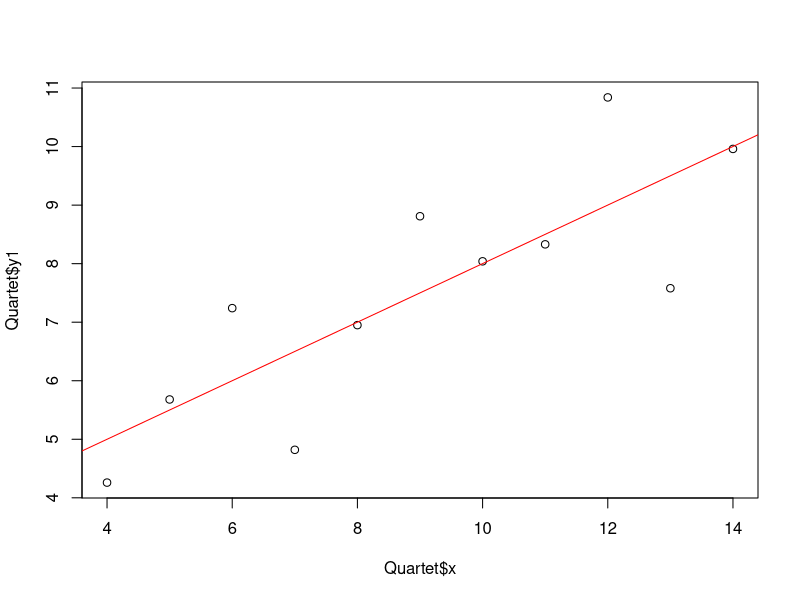
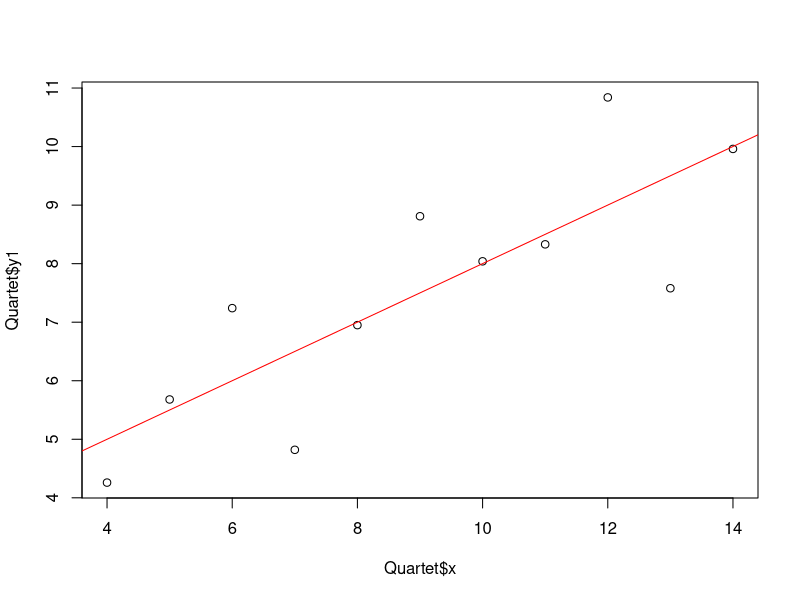
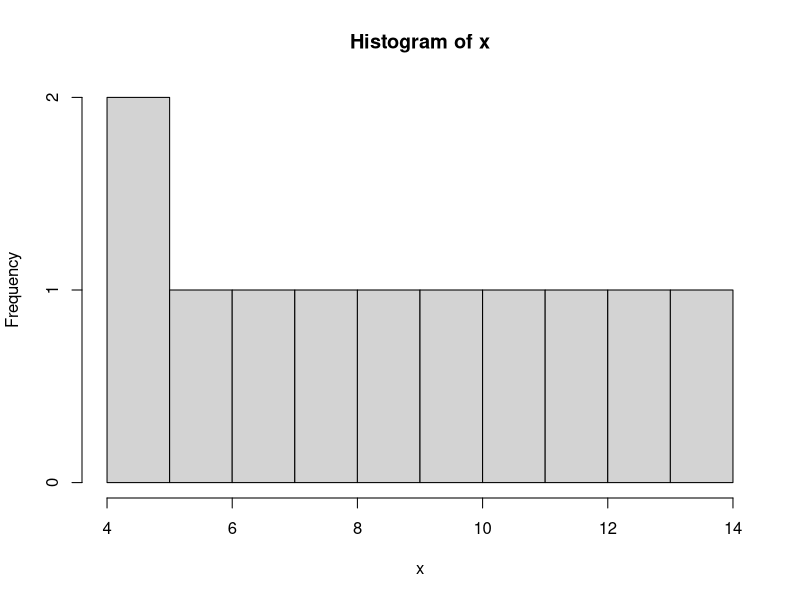
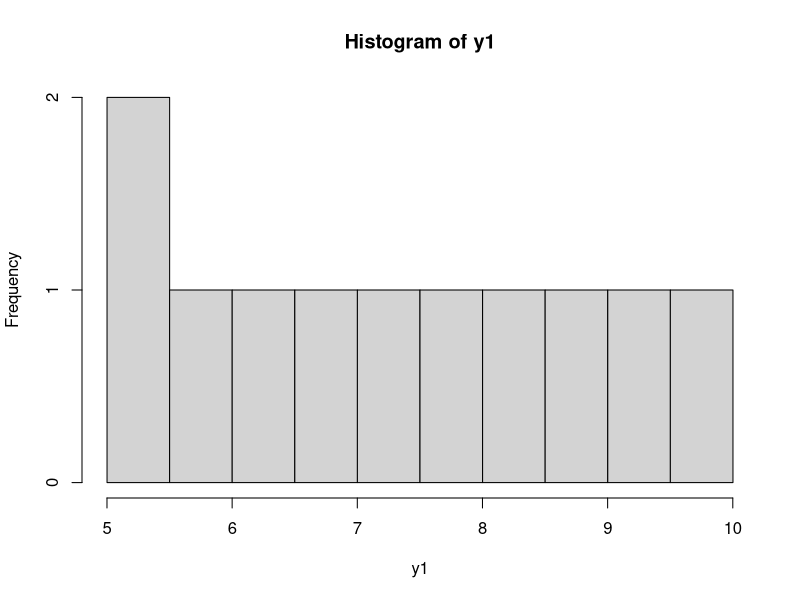
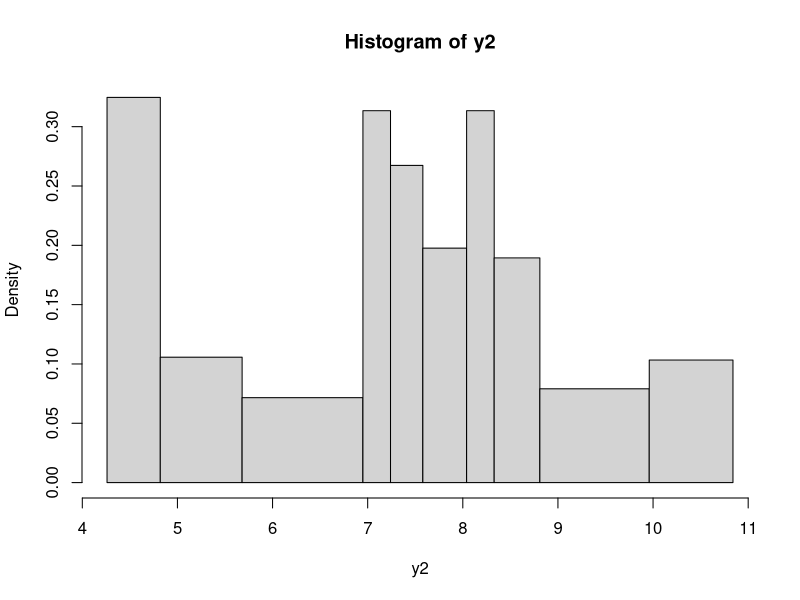

Write the R code that produced these figures, in order.
library ( e1071     )
library ( reshape2  )
library ( ggplot2   )
library (  car      )

data ( mtcars )

mode = function ( x ) {
   temp = table ( x )
   names ( temp ) [ temp == max ( temp ) ]
}

data ( Quartet )

str ( Quartet )

plot ( Quartet $ x , Quartet $ y1 )

lmfit = lm ( y1 ~ x , Quartet )

abline ( lmfit , col="red" )

lmfit

plot ( Quartet $ x , Quartet $ y1 )

lmfit2 = lsfit ( Quartet $ x , Quartet $ y1 )

abline ( lmfit2 , col="red" )

print ( 'different way to call lm: lsfit' ) # lmfit2

summary ( lmfit )

# -----------------------------------------------------------

paste ( 'coefficents:' )
coefficients ( lmfit ) ; cat ( '\n' )

paste ( 'coefficient confidence:' )
confint ( lmfit , level=0.95 )

cat ( '\n' )

# str ( coefficients ( lmfit ) )

x <- Quartet $ x ; hist ( x , x )

percentage <- 0.95

lower <- ( -percentage + 1 ) / 2
upper <-    percentage + lower

costant       <- coefficients ( lmfit ) [ '(Intercept)' ]
moltiplicator <- coefficients ( lmfit ) [ 'x'           ]

y1 = x * moltiplicator + costant ; hist ( y1 , y1 )
y2 = Quartet $ y1                ; hist ( y2 , y2 )

paste ( 'for y that i took: a predicted model from non normal distribution can\'t produce a normal distribution.' )

cat ( '\n' ) ; paste ( 'my coefficient confidence:' )

# 0,847 % on up
# 0,75  % on down

my.confint <- function ( model , level ) {

  print ( paste ( 'confidence:', new_level <- level / 100 ) )
  
  print ( paste ( 'lower side:' , lower_side <- ( - new_level + 1 ) / 2 ) )
  
  print ( paste ( 'n:',  n <- length ( x ) ) )
  print ( paste ( 'df:', df <- n-2 ) )

  alpha <- qt   ( lower_side , df = df )
  beta  <- coef ( model )
  
  se <- 0 ; i = 0 ; print ( '' )
  
  for ( el in beta ) {
  
      i = i + 1
  
      if ( el == beta [ 1 ] ) {

          print ( paste ( 'intercept coef:', el ) )
          
          print ( paste ( 'intercept standard error:', se <- summary ( model ) $ coefficients [ '(Intercept)' , 'Std. Error' ] ) )
          
          listloup <- list ( lower = el + alpha * se , upper = el - alpha * se )
          
          print ( paste ( 'intercept lower:' , listloup $ lower, ';', 'intercept upper:', listloup $ upper ) )
      }
      
      else {
      
          print ( paste ( 'moltiplicator coef for variable in', i-1 , 'position:', el ) )
          
          print ( paste ( 'standard error for variable in', i-1, 'pos:' , se <- summary ( model ) $ coefficients [ i , 'Std. Error' ] ) )
          
          listloup <- list ( lower = el + alpha * se , upper = el - alpha * se )
          
          print ( paste ( 'lower for variable in', i-1, 'pos:', listloup $ lower, ';', 'upper for variable in', i-1, 'pos:', listloup $ upper ) )
      }
      
      print ( '' )
  }
}
  
my.confint ( lmfit , 95 )

# standard error != standard deviation
# alpha != t value
#
# dt = pdf = study for distribution of set X == density               PDF = Density of X
#      result by percentage % about set X
#      will be useful rember that with CAMPANA
#
# pt = Cumulative Distribution                                        CDF = Integral on Fx
#      result by percentage % about Fx
#      integral using Fx
#      will be useful rember that with ESSE
#
# qt = Quantile Function
#      result a Fx about cdf ( or model if you don't have )
#      derivate of integral pt , inverse for pt !
#      will be useful rember that with ESSE CAPOVOLTA
#
# rt = random new set X from set X
#
# from https://statisticsglobe.com/student-t-distribution-in-r-dt-pt-qt-rt

# --------------------------------
# --- fitted ---------------------
# ---------------------------------

cat ( '\n' )

      fit <-  fitted ( lmfit ) ;       fit
predicted <- predict ( lmfit ) ; predicted

print ( paste ( 'fitted is predicted ?', all ( toString ( fit ) == toString ( predicted ) ) ) )

cat ( '\n' ) ; print ( paste ( 'residual:' ) )

y2 ; residuals ( lmfit )

# ---------------------------------
# --- ANOVA -----------------------
# ---------------------------------

cat ( '\n' ) ; anova ( lmfit )

print ( paste ( 'per sum sq -> sum of square pensare alla semplice variance' ) )

# F value  -> qf on pf or more advanced calculation
# percentage using F distribution --> pf or more advanced calculation

# --------------------------------
# --- vcov -----------------------
# --------------------------------

cat ( '\n' ) ; vcov ( lmfit )

print ( 'vcov = variance & covariance' )
print ( 'variance made from it self & covariance made from x and y' )

x2 <- x + costant
x3 <- x * moltiplicator

print ( 'influence:' ) ; influence ( lmfit )

# --------------------------------
# --- predict --------------------
# --------------------------------

cat ( '\n' ) ; lmfit = lm ( y1 ~ x , Quartet )

print ( 'interval like lower and upper' )

newdata = data.frame ( x = c ( 3 , 6 , 15 ) )

print ( 'lower and upper from confidence:' )
predict ( lmfit , newdata , interval = "confidence" , level = 0.95 )

print ( 'lower and upper from pridiction:' )
predict ( lmfit , newdata , interval = "predict" )

print ( 'here confidence < predict' )


